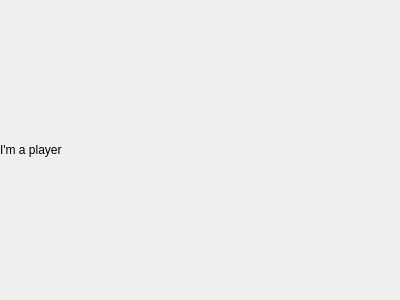
<?xml version="1.0" encoding="UTF-8"?>
<ui version="4.0">
 <class>Player</class>
 <widget class="QWidget" name="Player">
  <property name="geometry">
   <rect>
    <x>0</x>
    <y>0</y>
    <width>400</width>
    <height>300</height>
   </rect>
  </property>
  <property name="windowTitle">
   <string>Form</string>
  </property>
  <layout class="QGridLayout" name="gridLayout">
   <property name="leftMargin">
    <number>0</number>
   </property>
   <property name="topMargin">
    <number>0</number>
   </property>
   <property name="rightMargin">
    <number>0</number>
   </property>
   <property name="bottomMargin">
    <number>0</number>
   </property>
   <property name="spacing">
    <number>0</number>
   </property>
   <item row="0" column="0">
    <widget class="QLabel" name="label">
     <property name="text">
      <string>I'm a player</string>
     </property>
    </widget>
   </item>
  </layout>
 </widget>
 <resources/>
 <connections/>
</ui>
